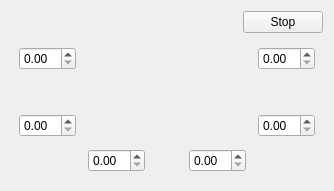
     <widget class="QWidget" name="tab_2">
      <attribute name="title">
       <string>Scans</string>
      </attribute>
      <layout class="QVBoxLayout" name="verticalLayout_2" stretch="0,1">
       <item>
        <layout class="QHBoxLayout" name="horizontalLayout">
         <item>
          <spacer name="horizontalSpacer">
           <property name="orientation">
            <enum>Qt::Horizontal</enum>
           </property>
           <property name="sizeHint" stdset="0">
            <size>
             <width>40</width>
             <height>20</height>
            </size>
           </property>
          </spacer>
         </item>
         <item>
          <widget class="QPushButton" name="PB_stop">
           <property name="text">
            <string>Stop</string>
           </property>
          </widget>
         </item>
        </layout>
       </item>
       <item>
        <layout class="QGridLayout" name="gridLayout">
         <property name="leftMargin">
          <number>4</number>
         </property>
         <property name="topMargin">
          <number>4</number>
         </property>
         <property name="rightMargin">
          <number>4</number>
         </property>
         <property name="bottomMargin">
          <number>4</number>
         </property>
         <property name="spacing">
          <number>4</number>
         </property>
         <item row="0" column="0">
          <layout class="QVBoxLayout" name="verticalLayout_4">
           <property name="spacing">
            <number>4</number>
           </property>
           <property name="leftMargin">
            <number>4</number>
           </property>
           <property name="topMargin">
            <number>4</number>
           </property>
           <property name="rightMargin">
            <number>4</number>
           </property>
           <property name="bottomMargin">
            <number>4</number>
           </property>
           <item>
            <widget class="QDoubleSpinBox" name="SB_ylim01"/>
           </item>
           <item>
            <spacer name="verticalSpacer">
             <property name="orientation">
              <enum>Qt::Vertical</enum>
             </property>
             <property name="sizeHint" stdset="0">
              <size>
               <width>20</width>
               <height>40</height>
              </size>
             </property>
            </spacer>
           </item>
           <item>
            <widget class="QDoubleSpinBox" name="SB_ylim00"/>
           </item>
          </layout>
         </item>
         <item row="0" column="1">
          <layout class="QGridLayout" name="GL_plot"/>
         </item>
         <item row="1" column="1">
          <layout class="QHBoxLayout" name="horizontalLayout_2">
           <property name="spacing">
            <number>4</number>
           </property>
           <property name="leftMargin">
            <number>4</number>
           </property>
           <property name="topMargin">
            <number>4</number>
           </property>
           <property name="rightMargin">
            <number>4</number>
           </property>
           <property name="bottomMargin">
            <number>4</number>
           </property>
           <item>
            <widget class="QDoubleSpinBox" name="SB_xlim0"/>
           </item>
           <item>
            <spacer name="horizontalSpacer_2">
             <property name="orientation">
              <enum>Qt::Horizontal</enum>
             </property>
             <property name="sizeHint" stdset="0">
              <size>
               <width>40</width>
               <height>20</height>
              </size>
             </property>
            </spacer>
           </item>
           <item>
            <widget class="QDoubleSpinBox" name="SB_xlim1"/>
           </item>
          </layout>
         </item>
         <item row="0" column="2">
          <layout class="QVBoxLayout" name="verticalLayout_5">
           <property name="spacing">
            <number>4</number>
           </property>
           <property name="leftMargin">
            <number>4</number>
           </property>
           <property name="topMargin">
            <number>4</number>
           </property>
           <property name="rightMargin">
            <number>4</number>
           </property>
           <property name="bottomMargin">
            <number>4</number>
           </property>
           <item>
            <widget class="QDoubleSpinBox" name="SB_ylim11"/>
           </item>
           <item>
            <spacer name="verticalSpacer_2">
             <property name="orientation">
              <enum>Qt::Vertical</enum>
             </property>
             <property name="sizeHint" stdset="0">
              <size>
               <width>20</width>
               <height>40</height>
              </size>
             </property>
            </spacer>
           </item>
           <item>
            <widget class="QDoubleSpinBox" name="SB_ylim10"/>
           </item>
          </layout>
         </item>
        </layout>
       </item>
      </layout>
     </widget>
